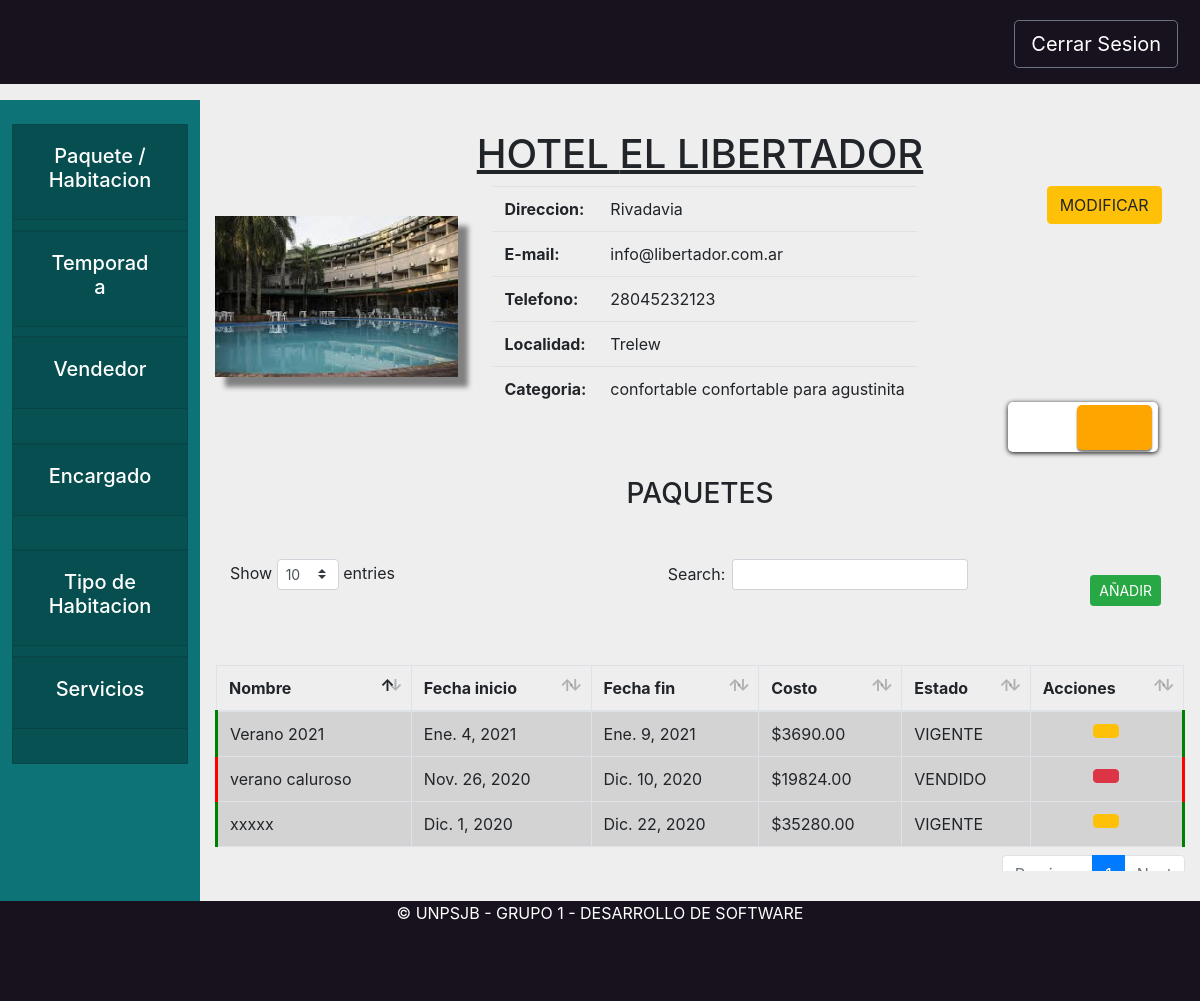
/hotel/vistaHotel/1, run on an earlier commit of the app's database.
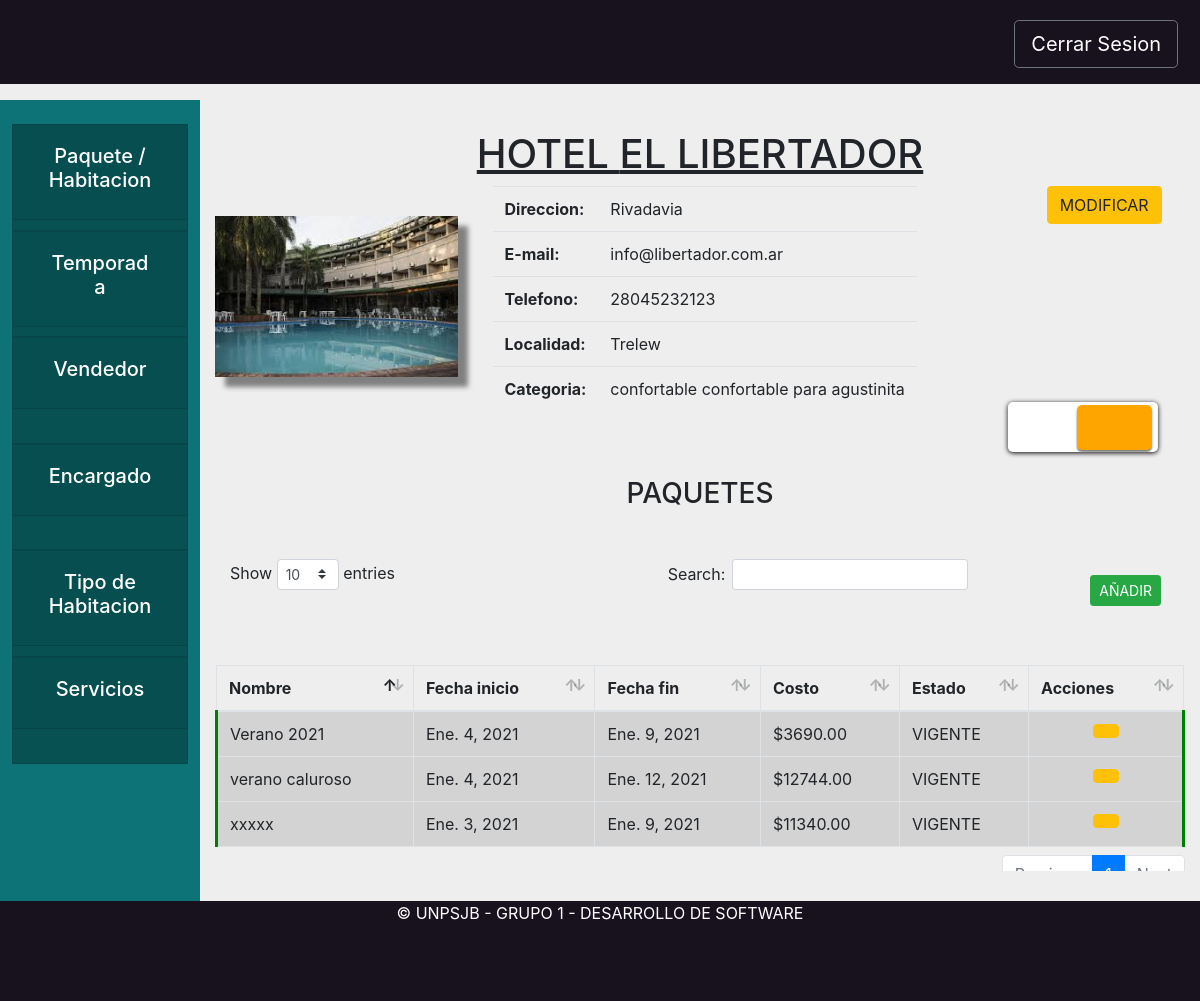
And on a later commit of the database.
### hotel/models.py (models this page shows, shortened)
class Hotel(models.Model):
    objects = HotelManager.from_queryset(HotelQuerySet)()
    nombre = models.CharField(max_length=200)
    direccion = models.CharField(max_length=800)
    email = models.EmailField(max_length=200)
    telefono = models.CharField(max_length=200)
    localidad = models.ForeignKey(Localidad, on_delete=models.CASCADE)
    encargado= models.ForeignKey(Encargado, on_delete=models.CASCADE, null=True)
    categoria = models.ForeignKey(Categoria, on_delete=models.CASCADE)
    servicios = models.ManyToManyField(Servicio)
    tipos = models.ManyToManyField(TipoHabitacion, through='PrecioPorTipo', through_fields=('hotel', 'tipo'))
    vendedores = models.ManyToManyField(Vendedor)#, related_name="hoteles")
    def tengo_tipos(self):
        return self.tipos.count()>0
    def es_hospedaje(self):
        return self.categoria.estrellas in [Categoria.ESTRELLA_A, Categoria.ESTRELLA_B, Categoria.ESTRELLA_C]
    def get_habitaciones(self):
        return Habitacion.objects.filter(hotel=self)
    def get_paquetes(self):
        return PaqueteTuristico.objects.filter(hotel=self)

class PaqueteTuristico(models.Model):
    nombre = models.CharField(max_length=200)
    coeficiente = models.DecimalField(max_digits=3, decimal_places=2)
    hotel = models.ForeignKey(Hotel, related_name='paquetesTuristicos', on_delete=models.CASCADE)
    inicio = models.DateField()
    fin = models.DateField()
    habitaciones = models.ManyToManyField(Habitacion, related_name='paqueteturistico')
    vendido = models.BooleanField(default=False)
    precio = models.DecimalField(max_digits=10, decimal_places=2)
    def actualizar_precio(self):
        self.precio=0
        habitaciones = Habitacion.objects.filter(paqueteturistico = self)
        for habitacion in habitaciones:
            self.precio += habitacion.precio_por_noche(self.inicio)
    def cantidad_dias(self):
        return abs(self.fin - self.inicio).days
    def get_costo(self):
        self.actualizar_precio()
        return "{0:.2f}".format((1-self.coeficiente) * (self.precio * self.cantidad_dias()))
    def estoy_vigente(self):
        return (not self.vendido) and (self.fin >= date.today())
    def estoy_vencido(self):
        return (self.fin < date.today())
    def estoy_vendido(self):
        return (self.vendido)

class Habitacion(models.Model):
    hotel = models.ForeignKey(Hotel, related_name="habitaciones", on_delete=models.CASCADE)
    numero = models.PositiveSmallIntegerField() # 403 <Piso><Cuarto>
    tipo = models.ForeignKey(TipoHabitacion, on_delete=models.CASCADE)
    baja = models.BooleanField(default=False) #Baja Logica
    class Meta:
        unique_together = (('hotel', 'numero'), )
    def precio_por_noche(self, fecha):
        precio_por_tipo = self.hotel.tarifario.filter(tipo=self.tipo).first()
        if precio_por_tipo is None:
            raise Exception("No puedo calcular el precio")
        if self.hotel.temporadas.filter(inicio__lte=fecha, fin__gte=fecha).exists():
            return precio_por_tipo.alta
        return precio_por_tipo.baja
    def precio_temp_baja(self):
        precio_por_tipo = self.hotel.tarifario.filter(tipo=self.tipo).first()
        if precio_por_tipo is None:
            raise Exception("No puedo calcular el precio")
        return precio_por_tipo.baja
    def precio_temp_alta(self):
        precio_por_tipo = self.hotel.tarifario.filter(tipo=self.tipo).first()
        if precio_por_tipo is None:
            raise Exception("No puedo calcular el precio")
        return precio_por_tipo.alta

class PrecioPorTipo(models.Model):
    hotel = models.ForeignKey(Hotel, on_delete=models.CASCADE, related_name='tarifario')
    tipo = models.ForeignKey(TipoHabitacion, on_delete=models.CASCADE, related_name='hoteles')
    baja = models.DecimalField(decimal_places=2, max_digits=10, blank=True, null=True)
    alta = models.DecimalField(decimal_places=2, max_digits=10, blank=True, null=True)

### core/models.py (models this page shows, shortened)
class Localidad(models.Model):
    objects = LocalidadManager.from_queryset(LocalidadQuerySet)()
    nombre = models.CharField(max_length=200)
    provincia = models.ForeignKey(Provincia, on_delete=models.CASCADE)
    def __str__(self):
        return self.nombre

class Categoria(models.Model):
    ESTRELLA_A = 0
    ESTRELLA_B = 1
    ESTRELLA_C = 2
    ESTRELLA_1 = 3
    ESTRELLA_2 = 4
    ESTRELLA_3 = 5
    ESTRELLA_4 = 6
    ESTRELLA_5 = 7
    ESTRELLAS = (
        (ESTRELLA_A, "A"),
        (ESTRELLA_B, "B"),
        (ESTRELLA_C, "C"),
        (ESTRELLA_1, "Tourist"),
        (ESTRELLA_2, "Standard"),
        (ESTRELLA_3, "Comfort"),
        (ESTRELLA_4, "First Class"),
        (ESTRELLA_5, "Luxury"),
    )
    estrellas = models.PositiveSmallIntegerField(choices=ESTRELLAS)
    nombre = models.CharField(max_length=200)
    servicios = models.ManyToManyField(Servicio)
    def __str__(self):
        return self.nombre

class TipoHabitacion(models.Model):
    nombre = models.CharField(max_length=200)
    descripcion = models.CharField(max_length=800)
    pasajeros = models.PositiveSmallIntegerField()
    cuartos = models.PositiveSmallIntegerField(default = 0)
    def __str__(self):
        return self.nombre

### hotel/views.py (the view)
# urls.py: path('vistaHotel/<hotel>', hviews.detalleHotel, name="vistaHotel"),
def detalleHotel(request,hotel):
    hotelInstancia =get_object_or_404(Hotel, pk=hotel)
    return render(request, "hotel/vistaHotelAdmin.html",{"hotel":hotelInstancia })

### hotel/templates/hotel/vistaHotelAdmin.html (shortened to what this page needs)
{% extends 'base/base.html'%}
{% load static %}
{% block extra_css %}
<link rel="stylesheet" href="{% static '/css/vistaHotel.css' %}">
{% endblock extra_css %}
{% block tarjeta1 %}
<div class="card rounded-0">
    <div class="card-header" id="headingOne">
        <button onclick="location.href='{% url 'hotel:vistaHotel' hotel.pk %}'"
            class="btn btn-link btn-block text-white">
            <center>
                <h5> Paquete / Habitacion</h5>
            </center>
        </button>
    </div>
</div>
{% endblock tarjeta1 %}
{% block tarjeta2 %}
<div class="card rounded-0">
    <div class="card-header" id="headingOne">
        <button onclick="location.href='{% url 'hotel:temporadaHotel' hotel.pk %}'"
            class="btn btn-link btn-block text-white">
            <center>
                <h5> Temporada </h5>
            </center>
        </button>
    </div>
</div>
{% endblock tarjeta2 %}
{% block tarjeta3 %}
<div class="card rounded-0">
    <div class="card-header" id="headingOne">
        <button onclick="location.href='{% url 'hotel:vendedoresHotel' hotel.pk %}'"
            class="btn btn-link btn-block text-white">
            <center>
                <h5>Vendedor </h5>
            </center>
        </button>
    </div>
</div>
{% endblock tarjeta3 %}
{% block tarjeta4 %}
<div class="card rounded-0">
    <div class="card-header" id="headingOne">
        <button class="btn btn-link btn-block text-white">
            <center>
                <h5>Encargado </h5>
            </center>
        </button>
    </div>
</div>
{% endblock tarjeta4 %}
{% block tarjeta5 %}
<div class="card rounded-0">
    <div class="card-header" id="headingOne">
        <button onclick="location.href='{% url 'hotel:tipoHabitacionHotel' hotel.pk %}'"
            class="btn btn-link btn-block text-white">
            <center>
                <h5>Tipo de Habitacion </h5>
            </center>
        </button>
    </div>
</div>
{% endblock tarjeta5 %}
{% block tarjeta6 %}
<div class="card rounded-0">
    <div class="card-header" id="headingOne">
        <button onclick="location.href='{% url 'hotel:serviciosHotel' hotel.pk %}'" class="btn btn-link btn-block text-white">
            <center>
                <h5> Servicios</h5>
            </center>
        </button>
    </div>
</div>
{% endblock tarjeta6 %}
{% block content %}
<div class="titulo">
    <h1>
        <center> <u> {%if hotel.es_hospedaje%} HOSPEDAJE {%else%} HOTEL {% endif %} {{hotel.nombre.upper}}</u> </center>
    </h1>
</div>
<div class="datosHotel">
    <div class="container">
        <div class="row">
            <div class="col-sm-3 lugarImagen">
                <img class="imagen" src="{% static '/media/hoteles/1.jpg' %}">
            </div>
            <div class="col-sm-7">
                <center>
                    <table class="table table-responsive tablaDatos">
                        <tr>
                            <th>Direccion:</th>
                            <td>{{hotel.direccion}}</td>
                        </tr>
                        <tr>
                            <th>E-mail:</th>
                            <td>{{hotel.email}}</td>
                        </tr>
                        <tr>
                            <th>Telefono:</th>
                            <td>{{hotel.telefono}}</td>
                        </tr>
                        <tr>
                            <th>Localidad:</th>
                            <td>{{hotel.localidad}}</td>
                        </tr>
                        <tr>
                            <th>Categoria:</th>
                            <td>{{hotel.categoria}}</td>
                        </tr>
                    </table>
                </center>
            </div>
            <div class="col-sm-2">
                <center>
                    <button type="button" class="btn btn-warning" data-toggle="modal" data-target="#modificarHotel"
                        onclick="abrir_modal('{% url 'hotel:modalModificarHotel' hotel.pk %}','#modificarHotel');">
                        MODIFICAR</button>
                </center>
            </div>
        </div>
    </div>
</div>
{% block datosVista %}
<div class="abajo">
    <div id="container">
        <div id="effect"></div>
    </div>
    <div class="formularioHotel2" id="vistaPaquetes">
        <center>
            <h3 class="mb-5">PAQUETES</h3>
        </center>
        <table id="example2" class="table table-striped table-bordered tablaListaHabitacion">
            <button type="button" class="btn btn-success mt-3 mr-4 float-right btn-sm" data-toggle="modal"
                data-target="#crearPaqueteTuristicoHotel" onclick="
            {% if hotel.get_habitaciones %} abrir_modal('{% url 'hotel:modalCrearPaqueteTuristicoHotel' hotel.pk %}', '#crearPaqueteTuristicoHotel');
            {% else %}
                   Swal.fire({
                    icon: 'error',
                    title: 'No hay habitaciones...',
                    text: 'Primero tenes que cargar habitaciones',
                  });
            {% endif %}">
                AÑADIR</button>
            <thead>
                <tr>
                    <th>Nombre</th>
                    <th>Fecha inicio</th>
                    <th>Fecha fin</th>
                    <th>Costo</th>
                    <th>Estado</th>
                    <th>Acciones</th>
                </tr>
            </thead>
            <tbody>
                {% for paquete in hotel.get_paquetes %}
                <tr class="{% if paquete.estoy_vigente%}
                comercializable manito
                {% else %}
                noComercializable manito
                {% endif%}
                ">
                    <td>{{paquete.nombre}}</td>
                    <td>{{paquete.inicio}}</td>
                    <td>{{paquete.fin}}</td>
                    <td>${{paquete.get_costo}}</td>
                    <td>{% if paquete.estoy_vendido %} VENDIDO
                        {% elif paquete.estoy_vencido %} VENCIDO
                        {% else %} VIGENTE
                        {% endif %}</td>
                    <td>
                        <center>
                            {% if paquete.estoy_vigente %}
                            <button type="button" class="btn btn-warning" data-toggle="modal"
                                data-target="#modificarPaqueteTuristicoHotel"
                                onclick="abrir_modal('{% url 'hotel:modalModificarPaqueteTuristicoHotel' hotel.pk paquete.pk%}', '#modificarPaqueteTuristicoHotel');"
                                title="Editar">
                            </button>
                            {% elif paquete.estoy_vencido %}
                            <button type="button" class="btn btn-danger" data-toggle="modal"
                                data-target="#eliminarPaqueteTuristicoHotel"
                                onclick="abrir_modal('{% url 'hotel:modalEliminarPaqueteTuristicoHotel' hotel.pk paquete.pk%}', '#eliminarPaqueteTuristicoHotel');"
                                title="Eliminar">
                            </button>
                            {% endif %}
                        </center>
                    </td>
                </tr>
                {% endfor %}
            </tbody>
        </table>
    </div>
    {% endblock datosVista %}
    {% endblock content %}

### templates/base/base.html (shortened to what this page needs)
{% load static %}
<html>
<head>
    <link rel="stylesheet" href="{% static '/css/sweetalert2.css' %}">
    <link rel="stylesheet" href="{% static '/css/bootstrap.min.css' %}">
    <link rel="stylesheet" href="{% static '/css/bootstrap.css' %}">
    <link rel="stylesheet" href="{% static '/css/dataTables.bootstrap4.min.css' %}">
    <link rel="stylesheet" href="{% static '/css/styleBase.css' %}">
    <link rel="stylesheet" href="{% static '/css/modal.css' %}">
    <link rel="stylesheet" href="{% static '/css/botones.css' %}">
    {% block extra_css %}
    {% endblock extra_css %}
</head>
<body class="bodyComplete">
    <div class="container-fluid mainHeader p-3 fixed-top">
        <div class="row">
            <div class="col-2">
            </div>
            <div class="col-8">
            </div>
            <div class="col-2">
                <button onclick="location.href='/core/logout'" style="text-decoration:none; align-items:right;"
                    class="rounded-1 btn btn-lg btn-outline-secondary text-white float-center mt-1  "> Cerrar Sesion
                </button>
            </div>
        </div>
    </div>
    <div class="container-fluid position-fixed  miEstiloPiola">
        <div class="row">
            <div class="col-2 px-1" id="sticky-sidebar">
                <div class="nav flex-column flex-nowrap vh-100 overflow-auto text-white p-2 pt-4 ">
                    {% block tarjeta1 %} {% endblock tarjeta1 %}
                    {% block tarjeta2 %} {% endblock tarjeta2 %}
                    {% block tarjeta3 %} {% endblock tarjeta3 %}
                    {% block tarjeta4 %} {% endblock tarjeta4 %}
                    {% block tarjeta5 %} {% endblock tarjeta5 %}
                    {% block tarjeta6 %} {% endblock tarjeta6 %}
                </div>
            </div>
            <div class="col-10 position-relative pre-scrollable" id="main">
                {% block content %}
                {% endblock content %}
            </div>
        </div>
    </div>
    <div class="footer text-center mb-0 fixed-bottom">
        <div class="container">
            <p class="m-0 mbt1 text-white">&copy; UNPSJB - GRUPO 1 - DESARROLLO DE SOFTWARE</p>
        </div>
    </div>
    <link rel="stylesheet" href="{% static '/css/styleBase.css' %}">
    <link rel="stylesheet" href="{% static '/css/modal.css' %}">
    <link rel="stylesheet" href="{% static '/css/botones.css' %}">
</body>
</html>

What changed in the data, as far as the page shows it:
changed PaqueteTuristico "verano caluroso": inicio "Nov. 26, 2020" → "Ene. 4, 2021"; fin "Dic. 10, 2020" → "Ene. 12, 2021"; get_costo "19824.00" → "12744.00"; vendido "VENDIDO" → "VIGENTE"
changed PaqueteTuristico "xxxxx": inicio "Dic. 1, 2020" → "Ene. 3, 2021"; fin "Dic. 22, 2020" → "Ene. 9, 2021"; get_costo "35280.00" → "11340.00"
